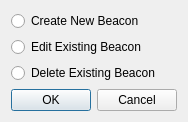
<?xml version="1.0" encoding="UTF-8"?>
<ui version="4.0">
 <class>dlg_beaconManager</class>
 <widget class="QDialog" name="dlg_beaconManager">
  <property name="geometry">
   <rect>
    <x>0</x>
    <y>0</y>
    <width>207</width>
    <height>133</height>
   </rect>
  </property>
  <property name="cursor">
   <cursorShape>PointingHandCursor</cursorShape>
  </property>
  <property name="windowTitle">
   <string>Beacon Manager</string>
  </property>
  <property name="modal">
   <bool>true</bool>
  </property>
  <layout class="QGridLayout" name="gridLayout">
   <property name="sizeConstraint">
    <enum>QLayout::SetFixedSize</enum>
   </property>
   <item row="0" column="0">
    <layout class="QVBoxLayout" name="vrtlyt">
     <item>
      <layout class="QGridLayout" name="grdlyt">
       <item row="0" column="0" alignment="Qt::AlignLeft">
        <widget class="QRadioButton" name="rdbtn_add">
         <property name="text">
          <string>Create New Beacon</string>
         </property>
        </widget>
       </item>
       <item row="1" column="0">
        <widget class="QRadioButton" name="rdbtn_edit">
         <property name="text">
          <string>Edit Existing Beacon</string>
         </property>
        </widget>
       </item>
       <item row="2" column="0">
        <widget class="QRadioButton" name="rdbtn_del">
         <property name="text">
          <string>Delete Existing Beacon</string>
         </property>
        </widget>
       </item>
      </layout>
     </item>
     <item>
      <widget class="QDialogButtonBox" name="btnbx_options">
       <property name="standardButtons">
        <set>QDialogButtonBox::Cancel|QDialogButtonBox::Ok</set>
       </property>
       <property name="centerButtons">
        <bool>false</bool>
       </property>
      </widget>
     </item>
    </layout>
   </item>
  </layout>
 </widget>
 <resources/>
 <connections/>
</ui>
